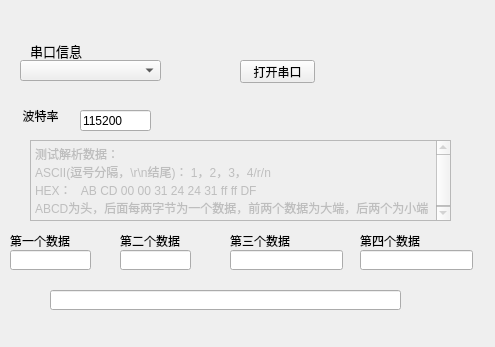
<?xml version="1.0" encoding="UTF-8"?>
<ui version="4.0">
 <class>Form_Main</class>
 <widget class="QWidget" name="Form_Main">
  <property name="geometry">
   <rect>
    <x>0</x>
    <y>0</y>
    <width>495</width>
    <height>347</height>
   </rect>
  </property>
  <property name="windowTitle">
   <string>串口上位机</string>
  </property>
  <widget class="MyComboBox" name="comboBox_ser_select">
   <property name="geometry">
    <rect>
     <x>20</x>
     <y>60</y>
     <width>141</width>
     <height>21</height>
    </rect>
   </property>
   <property name="minimumSize">
    <size>
     <width>0</width>
     <height>0</height>
    </size>
   </property>
   <property name="editable">
    <bool>false</bool>
   </property>
   <property name="currentText">
    <string/>
   </property>
   <property name="placeholderText">
    <string>选择端口</string>
   </property>
  </widget>
  <widget class="QLabel" name="label_ser_info">
   <property name="geometry">
    <rect>
     <x>30</x>
     <y>40</y>
     <width>318</width>
     <height>21</height>
    </rect>
   </property>
   <property name="font">
    <font>
     <pointsize>10</pointsize>
    </font>
   </property>
   <property name="text">
    <string>串口信息</string>
   </property>
  </widget>
  <widget class="QLineEdit" name="lineEdit_baud">
   <property name="geometry">
    <rect>
     <x>80</x>
     <y>110</y>
     <width>71</width>
     <height>21</height>
    </rect>
   </property>
   <property name="text">
    <string>115200</string>
   </property>
  </widget>
  <widget class="QLabel" name="label_2">
   <property name="geometry">
    <rect>
     <x>10</x>
     <y>100</y>
     <width>61</width>
     <height>31</height>
    </rect>
   </property>
   <property name="minimumSize">
    <size>
     <width>0</width>
     <height>0</height>
    </size>
   </property>
   <property name="maximumSize">
    <size>
     <width>110</width>
     <height>16777215</height>
    </size>
   </property>
   <property name="text">
    <string>波特率</string>
   </property>
   <property name="alignment">
    <set>Qt::AlignCenter</set>
   </property>
  </widget>
  <widget class="QPushButton" name="pushButton_ser_open">
   <property name="geometry">
    <rect>
     <x>240</x>
     <y>60</y>
     <width>75</width>
     <height>23</height>
    </rect>
   </property>
   <property name="text">
    <string>打开串口</string>
   </property>
  </widget>
  <widget class="QLabel" name="label">
   <property name="geometry">
    <rect>
     <x>10</x>
     <y>230</y>
     <width>101</width>
     <height>21</height>
    </rect>
   </property>
   <property name="text">
    <string>第一个数据</string>
   </property>
  </widget>
  <widget class="QLineEdit" name="lineEdit_data1">
   <property name="geometry">
    <rect>
     <x>10</x>
     <y>250</y>
     <width>81</width>
     <height>20</height>
    </rect>
   </property>
  </widget>
  <widget class="QLabel" name="label_3">
   <property name="geometry">
    <rect>
     <x>230</x>
     <y>230</y>
     <width>101</width>
     <height>21</height>
    </rect>
   </property>
   <property name="text">
    <string>第三个数据</string>
   </property>
  </widget>
  <widget class="QLineEdit" name="lineEdit_data3">
   <property name="geometry">
    <rect>
     <x>230</x>
     <y>250</y>
     <width>113</width>
     <height>20</height>
    </rect>
   </property>
  </widget>
  <widget class="QLabel" name="label_4">
   <property name="geometry">
    <rect>
     <x>120</x>
     <y>230</y>
     <width>101</width>
     <height>21</height>
    </rect>
   </property>
   <property name="text">
    <string>第二个数据</string>
   </property>
  </widget>
  <widget class="QLineEdit" name="lineEdit_data2">
   <property name="geometry">
    <rect>
     <x>120</x>
     <y>250</y>
     <width>71</width>
     <height>20</height>
    </rect>
   </property>
  </widget>
  <widget class="QLabel" name="label_5">
   <property name="geometry">
    <rect>
     <x>360</x>
     <y>230</y>
     <width>101</width>
     <height>21</height>
    </rect>
   </property>
   <property name="text">
    <string>第四个数据</string>
   </property>
  </widget>
  <widget class="QLineEdit" name="lineEdit_data4">
   <property name="geometry">
    <rect>
     <x>360</x>
     <y>250</y>
     <width>113</width>
     <height>20</height>
    </rect>
   </property>
  </widget>
  <widget class="QLineEdit" name="lineEdit_full">
   <property name="geometry">
    <rect>
     <x>50</x>
     <y>290</y>
     <width>351</width>
     <height>20</height>
    </rect>
   </property>
  </widget>
  <widget class="QTextBrowser" name="textBrowser">
   <property name="enabled">
    <bool>false</bool>
   </property>
   <property name="geometry">
    <rect>
     <x>30</x>
     <y>140</y>
     <width>421</width>
     <height>81</height>
    </rect>
   </property>
   <property name="html">
    <string>&lt;!DOCTYPE HTML PUBLIC &quot;-//W3C//DTD HTML 4.0//EN&quot; &quot;http://www.w3.org/TR/REC-html40/strict.dtd&quot;&gt;
&lt;html&gt;&lt;head&gt;&lt;meta name=&quot;qrichtext&quot; content=&quot;1&quot; /&gt;&lt;style type=&quot;text/css&quot;&gt;
p, li { white-space: pre-wrap; }
&lt;/style&gt;&lt;/head&gt;&lt;body style=&quot; font-family:'SimSun'; font-size:9pt; font-weight:400; font-style:normal;&quot;&gt;
&lt;p style=&quot; margin-top:0px; margin-bottom:0px; margin-left:0px; margin-right:0px; -qt-block-indent:0; text-indent:0px;&quot;&gt;测试解析数据：&lt;/p&gt;
&lt;p style=&quot; margin-top:0px; margin-bottom:0px; margin-left:0px; margin-right:0px; -qt-block-indent:0; text-indent:0px;&quot;&gt;ASCII(逗号分隔，\r\n结尾)： 1，2，3，4/r/n&lt;/p&gt;
&lt;p style=&quot; margin-top:0px; margin-bottom:0px; margin-left:0px; margin-right:0px; -qt-block-indent:0; text-indent:0px;&quot;&gt;HEX：   AB CD 00 00 31 24 24 31 ff ff DF&lt;/p&gt;
&lt;p style=&quot; margin-top:0px; margin-bottom:0px; margin-left:0px; margin-right:0px; -qt-block-indent:0; text-indent:0px;&quot;&gt;ABCD为头，后面每两字节为一个数据，前两个数据为大端，后两个为小端&lt;/p&gt;&lt;/body&gt;&lt;/html&gt;</string>
   </property>
  </widget>
 </widget>
 <customwidgets>
  <customwidget>
   <class>MyComboBox</class>
   <extends>QComboBox</extends>
   <header>mycombobox.h</header>
  </customwidget>
 </customwidgets>
 <resources/>
 <connections/>
</ui>
